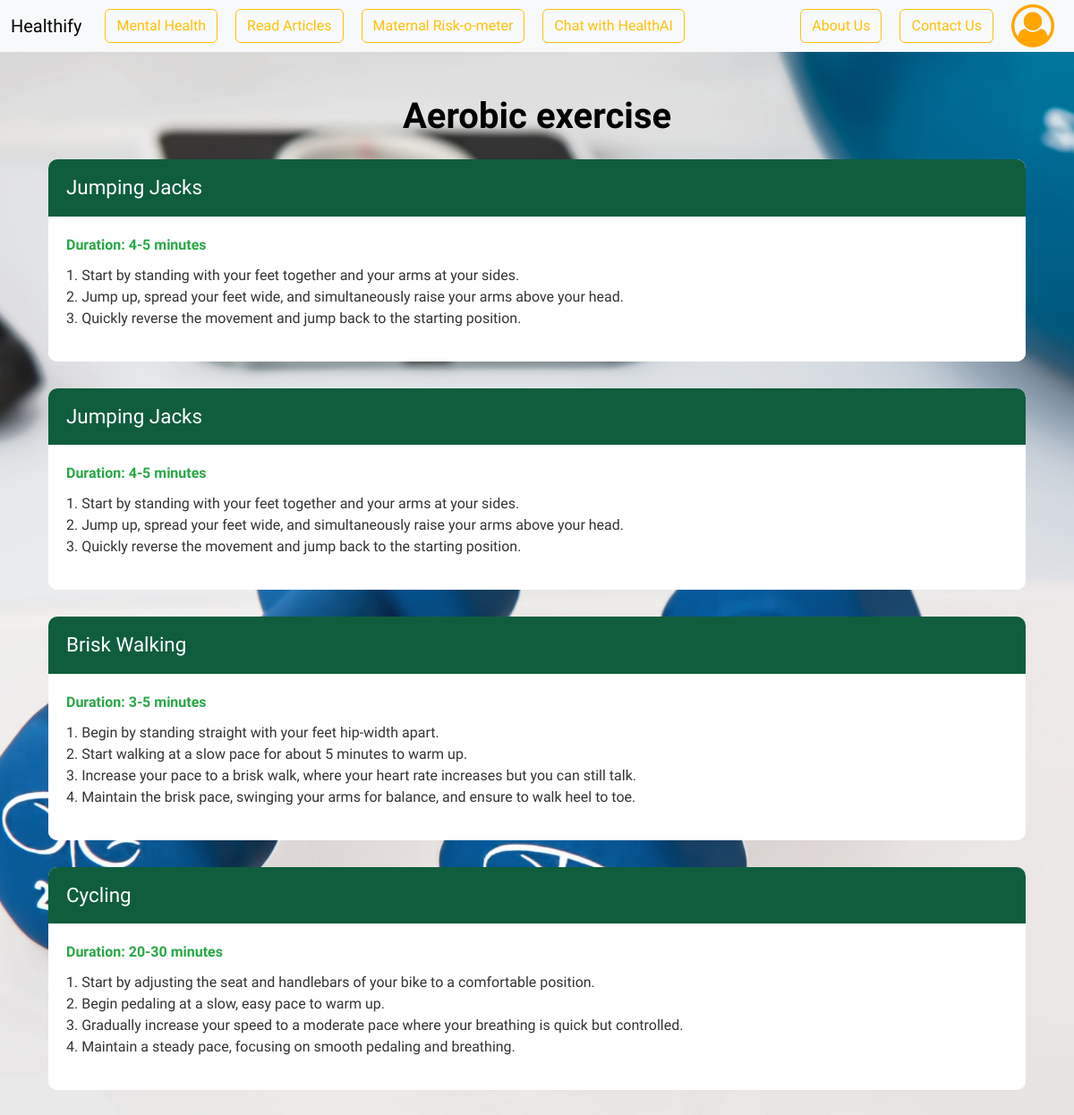
The app's page /seeExercisePose/1 (signed in) with its own data.
### models.py (models this page shows)
class Exercise(db.Model):
    __tablename__ = 'Exercise'
    id = db.Column(db.Integer, primary_key = True)
    name = db.Column(db.String(40), nullable = False)
    imagepath = db.Column(db.String(120), nullable = False)
    description = db.Column(db.String(120), nullable = False)

class exercisePoses(db.Model):
    __tablename__ = 'exercisePoses'
    id = db.Column(db.Integer, primary_key = True)
    posename = db.Column(db.String(30), nullable = False)
    duration = db.Column(db.String(30), nullable = False)
    steps = db.Column(db.String(200), nullable = True)
    exercise_id = db.Column(db.Integer, db.ForeignKey('Exercise.id'), nullable = False)

### routes.py (the view)
@app.route("/seeExercisePose/<int:sid>")
@auth_required
def seeExercisePose(sid):
    user = User.query.get(session["user_id"])
    discipline = Exercise.query.get(sid)
    poses = poses = exercisePoses.query.filter_by(exercise_id= sid).all()
    img = "../static/icons/gym5.jpg"
    return render_template("poses.html", poses = poses, user = user, discipline = discipline, img = img)

### routes.py (called while the page is built)
def auth_required(func):
    @wraps(func)
    def inner(*args, **kwargs):
        if "user_id" not in session:
            flash("Login required.", 'danger')
            return redirect(url_for("login"))
        return func(*args, **kwargs)
    return inner

### templates/poses.html (shortened to what this page needs)
{% extends 'layout.html' %}
{% block content %}
<body>
<div class="container mt-5">
    <h1 class="text-center mb-4" style="color: black"><strong>{{discipline.name}}</strong></h1>
    {% for pose in poses %}
        <div class="card pose-card">
            <div class="pose-header">{{ pose.posename }}</div>
            <div class="pose-body">
                <p class="pose-duration">Duration: {{ pose.duration }}</p>
                <p class="pose-steps">{{ pose.steps }}</p>
            </div>
        </div>
    {% endfor %}
</div>
</body>
{% endblock %}

### templates/layout.html (style rules this page uses)
body { margin: 0; padding: 0; font-family: 'Balsamiq Sans', 'cursive'; background-color: #454f58; background: center/cover no-repeat url('../static/icons/bg6.jpg'); background-repeat: no-repeat; color: black; }

### records on screen
Exercise: name "Aerobic exercise"
exercisePoses: posename "Jumping Jacks", duration "4-5 minutes", steps "1. Start by standing with your feet together and your arms at your sides. 2. Jump up, spread your feet wide, and simultaneously raise your arms above your head. 3. Quickly reverse the movement and jump back to the starting position."
exercisePoses: posename "Jumping Jacks", duration "4-5 minutes", steps "1. Start by standing with your feet together and your arms at your sides. 2. Jump up, spread your feet wide, and simultaneously raise your arms above your head. 3. Quickly reverse the movement and jump back to the starting position."
exercisePoses: posename "Brisk Walking", duration "3-5 minutes", steps "1. Begin by standing straight with your feet hip-width apart. 2. Start walking at a slow pace for about 5 minutes to warm up. 3. Increase your pace to a brisk walk, where your heart rate increases but you can still talk. 4. Maintain the brisk pace, swinging your arms for balance, and ensure to walk heel to toe."
exercisePoses: posename "Cycling", duration "20-30 minutes", steps "1. Start by adjusting the seat and handlebars of your bike to a comfortable position. 2. Begin pedaling at a slow, easy pace to warm up. 3. Gradually increase your speed to a moderate pace where your breathing is quick but controlled. 4. Maintain a steady pace, focusing on smooth pedaling and breathing."
